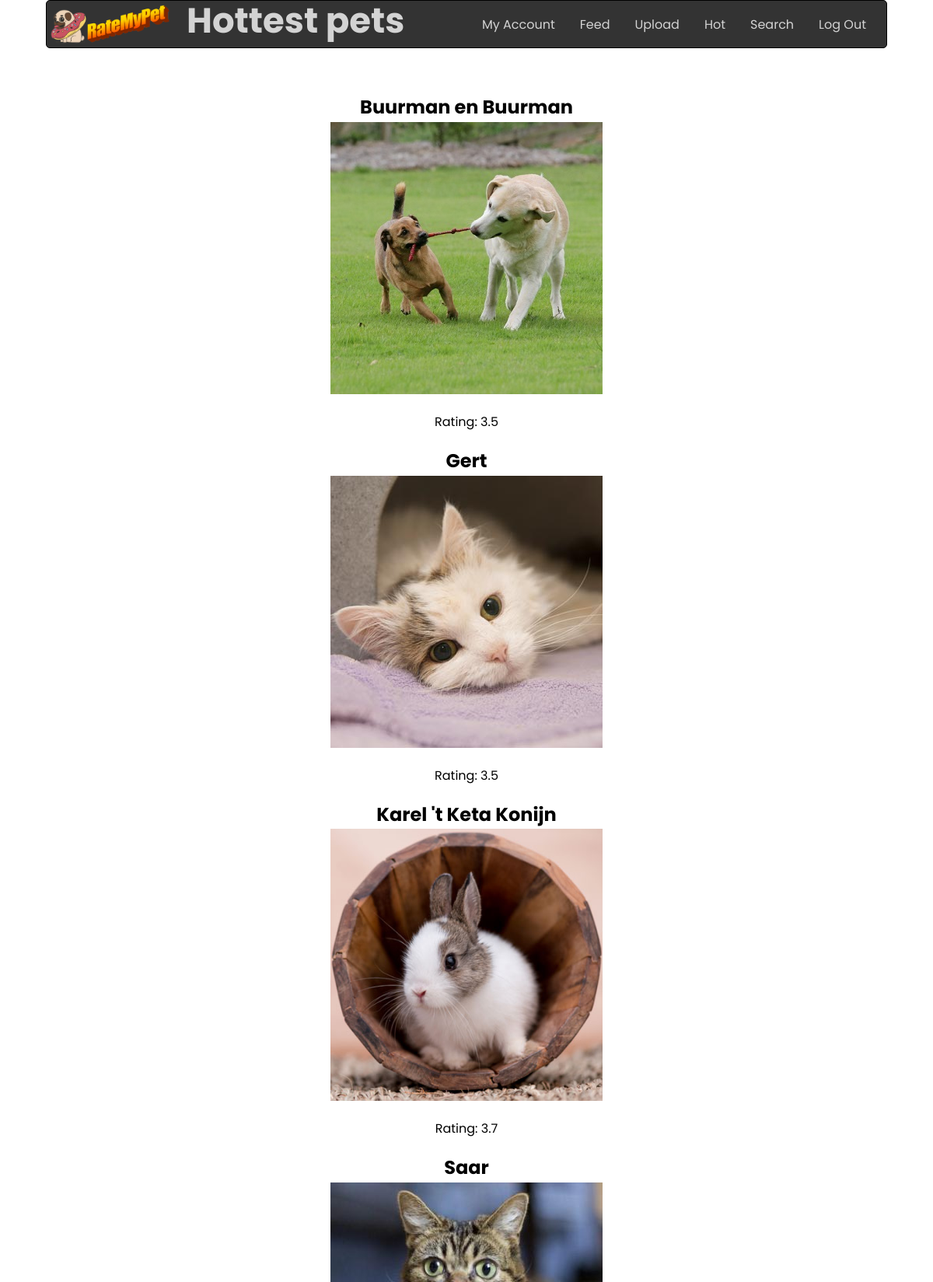
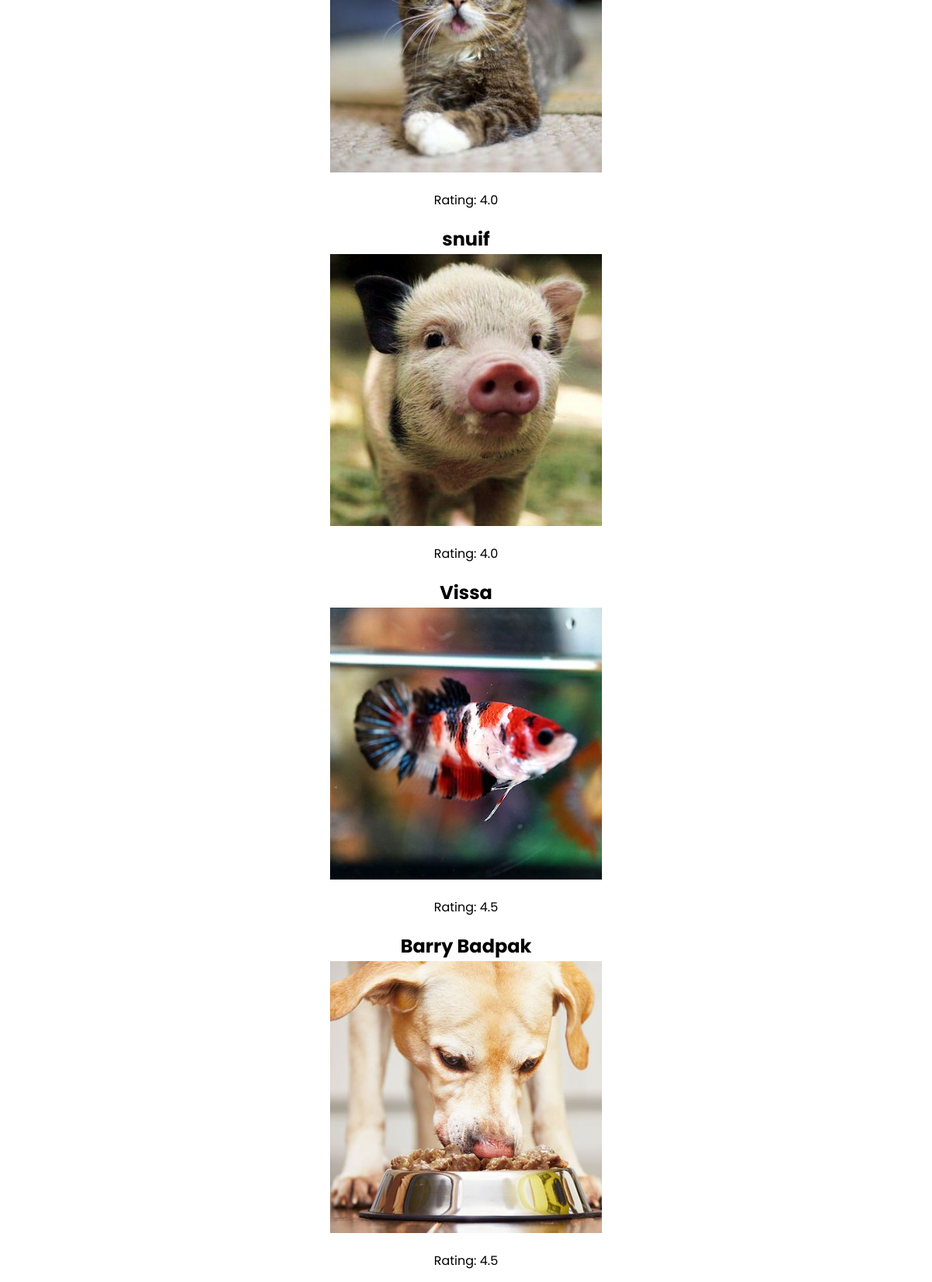
Screenshot of /hot (signed in, upper part) with the database file from the repository (2 pictures, top to bottom).
### tables this page shows
CREATE TABLE 'photo' ('photo_id' INTEGER PRIMARY KEY AUTOINCREMENT NOT NULL, 'id' INTEGER NOT NULL, 'time' DATETIME NOT NULL DEFAULT CURRENT_TIMESTAMP, 'photo_path' TEXT NOT NULL, 'rating' REAL DEFAULT 0, 'rated' INTEGER DEFAULT 0, 'caption' TEXT, 'reports' INTEGER DEFAULT 0);

### application.py (the view)
@app.route("/hot")
@login_required
def hot():
    leaderboard = featured_photos()
    return render_template("hot.html", leaderboard = leaderboard)

### helpers.py (called while the page is built)
def login_required(f):
    @wraps(f)
    def decorated_function(*args, **kwargs):
        if session.get("user_id") is None:
            return redirect("/login")
        return f(*args, **kwargs)
    return decorated_function

def featured_photos():
    featured = db.execute("SELECT * FROM(SELECT * FROM photo ORDER BY rating DESC LIMIT 10) t ORDER BY rating ASC")
    return featured

### templates/hot.html (shortened to what this page needs)
{% extends "layout.html" %}
{% block main %}
    {% for picture in leaderboard%}
            <tr>
                <td><h2>{{picture.caption}}</h2></td>
                <td><img class="post" src="{{picture.photo_path}}"/></td>
                {% if picture.rating == 0 %}
                    <td><p>Not yet rated</p></td>
                {% else %}
                    <td><p>Rating: {{'%0.1f'% picture.rating|float}}</p></td>
                {% endif %}
            </tr>
        {% endfor%}
{% endblock %}

### static/stylesheet.css (style rules this page uses)
* { font-family: 'Poppins', Arial, sans-serif; }
body { background: gradient(45deg, #8b9da9, #fff6e4); min-width: 950px; }
.post { height: 350px; margin-top: -18px; }

### rows the page displays
photo: caption "Buurman en Buurman", photo_path (picture), rating "3.5"
photo: caption "Gert", photo_path (picture), rating "3.5"
photo: caption "Karel 't Keta Konijn", photo_path (picture), rating "3.7"
photo: caption "Saar", photo_path (picture), rating "4.0"
photo: caption "snuif", photo_path (picture), rating "4.0"
photo: caption "Vissa", photo_path (picture), rating "4.5"
photo: caption "Barry Badpak", photo_path (picture), rating "4.5"
